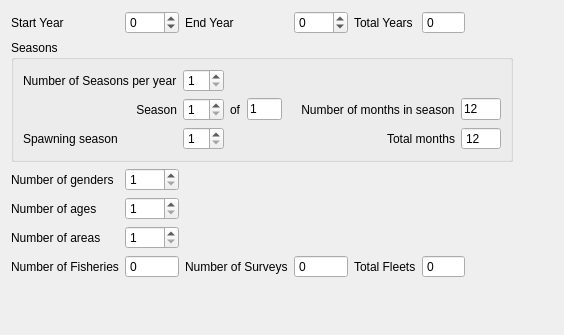
     <widget class="QWidget" name="tab_dimensions">
      <attribute name="title">
       <string>Dimensions</string>
      </attribute>
      <layout class="QVBoxLayout" name="verticalLayout">
       <item>
        <layout class="QGridLayout" name="gridLayout_dimensions">
         <item row="8" column="2">
          <widget class="QLabel" name="label_num_surveys">
           <property name="text">
            <string>Number of Surveys</string>
           </property>
          </widget>
         </item>
         <item row="3" column="5">
          <widget class="QSpinBox" name="spinBox_year_total">
           <property name="readOnly">
            <bool>true</bool>
           </property>
           <property name="buttonSymbols">
            <enum>QAbstractSpinBox::NoButtons</enum>
           </property>
           <property name="maximum">
            <number>200</number>
           </property>
          </widget>
         </item>
         <item row="3" column="4">
          <widget class="QLabel" name="label_year_total">
           <property name="text">
            <string>Total Years</string>
           </property>
          </widget>
         </item>
         <item row="3" column="3">
          <widget class="QSpinBox" name="spinBox_year_end">
           <property name="minimum">
            <number>-2</number>
           </property>
           <property name="maximum">
            <number>3000</number>
           </property>
          </widget>
         </item>
         <item row="3" column="2">
          <widget class="QLabel" name="label_year_end">
           <property name="text">
            <string>End Year</string>
           </property>
          </widget>
         </item>
         <item row="3" column="1">
          <widget class="QSpinBox" name="spinBox_year_start">
           <property name="minimum">
            <number>-2</number>
           </property>
           <property name="maximum">
            <number>3000</number>
           </property>
          </widget>
         </item>
         <item row="8" column="0">
          <widget class="QLabel" name="label_num_fisheries">
           <property name="text">
            <string>Number of Fisheries</string>
           </property>
          </widget>
         </item>
         <item row="8" column="1">
          <widget class="QSpinBox" name="spinBox_num_fisheries">
           <property name="enabled">
            <bool>true</bool>
           </property>
           <property name="readOnly">
            <bool>true</bool>
           </property>
           <property name="buttonSymbols">
            <enum>QAbstractSpinBox::NoButtons</enum>
           </property>
          </widget>
         </item>
         <item row="3" column="0">
          <widget class="QLabel" name="label_year_start">
           <property name="text">
            <string>Start Year</string>
           </property>
          </widget>
         </item>
         <item row="8" column="3">
          <widget class="QSpinBox" name="spinBox_num_surveys">
           <property name="readOnly">
            <bool>true</bool>
           </property>
           <property name="buttonSymbols">
            <enum>QAbstractSpinBox::NoButtons</enum>
           </property>
          </widget>
         </item>
         <item row="8" column="4">
          <widget class="QLabel" name="label_total_fleets">
           <property name="text">
            <string>Total Fleets</string>
           </property>
          </widget>
         </item>
         <item row="8" column="5">
          <widget class="QSpinBox" name="spinBox_total_fleets">
           <property name="readOnly">
            <bool>true</bool>
           </property>
           <property name="buttonSymbols">
            <enum>QAbstractSpinBox::NoButtons</enum>
           </property>
          </widget>
         </item>
         <item row="4" column="0" colspan="7">
          <widget class="QGroupBox" name="groupBox_seasons">
           <property name="title">
            <string>Seasons</string>
           </property>
           <layout class="QGridLayout" name="gridLayout_3">
            <item row="2" column="0">
             <widget class="QLabel" name="label_season">
              <property name="text">
               <string>Season</string>
              </property>
              <property name="alignment">
               <set>Qt::AlignRight|Qt::AlignTrailing|Qt::AlignVCenter</set>
              </property>
             </widget>
            </item>
            <item row="1" column="1">
             <widget class="QSpinBox" name="spinBox_seas_per_yr">
              <property name="minimum">
               <number>1</number>
              </property>
              <property name="maximum">
               <number>12</number>
              </property>
             </widget>
            </item>
            <item row="2" column="1">
             <widget class="QSpinBox" name="spinBox_season">
              <property name="minimum">
               <number>1</number>
              </property>
              <property name="maximum">
               <number>12</number>
              </property>
             </widget>
            </item>
            <item row="3" column="1">
             <widget class="QSpinBox" name="spinBox_spawn_season">
              <property name="minimum">
               <number>1</number>
              </property>
              <property name="maximum">
               <number>12</number>
              </property>
             </widget>
            </item>
            <item row="3" column="0">
             <widget class="QLabel" name="label_spawn_season">
              <property name="text">
               <string>Spawning season</string>
              </property>
             </widget>
            </item>
            <item row="2" column="4">
             <widget class="QLabel" name="label_num_mo_season">
              <property name="text">
               <string>    Number of months in season</string>
              </property>
             </widget>
            </item>
            <item row="1" column="0">
             <widget class="QLabel" name="label_num_seasons">
              <property name="text">
               <string>Number of Seasons per year</string>
              </property>
             </widget>
            </item>
            <item row="2" column="2">
             <widget class="QLabel" name="label_season_of">
              <property name="text">
               <string>of</string>
              </property>
             </widget>
            </item>
            <item row="2" column="5">
             <widget class="QLineEdit" name="lineEdit_num_mo_season">
              <property name="maximumSize">
               <size>
                <width>40</width>
                <height>16777215</height>
               </size>
              </property>
              <property name="text">
               <string>12</string>
              </property>
             </widget>
            </item>
            <item row="3" column="5">
             <widget class="QSpinBox" name="spinBox_total_months">
              <property name="readOnly">
               <bool>true</bool>
              </property>
              <property name="buttonSymbols">
               <enum>QAbstractSpinBox::NoButtons</enum>
              </property>
              <property name="minimum">
               <number>1</number>
              </property>
              <property name="maximum">
               <number>24</number>
              </property>
              <property name="value">
               <number>12</number>
              </property>
             </widget>
            </item>
            <item row="3" column="4">
             <widget class="QLabel" name="label_total_months">
              <property name="text">
               <string>Total months</string>
              </property>
              <property name="alignment">
               <set>Qt::AlignRight|Qt::AlignTrailing|Qt::AlignVCenter</set>
              </property>
             </widget>
            </item>
            <item row="2" column="3">
             <widget class="QLineEdit" name="lineEdit_total_seasons">
              <property name="maximumSize">
               <size>
                <width>35</width>
                <height>16777215</height>
               </size>
              </property>
              <property name="text">
               <string>1</string>
              </property>
              <property name="readOnly">
               <bool>true</bool>
              </property>
             </widget>
            </item>
           </layout>
          </widget>
         </item>
         <item row="4" column="7">
          <spacer name="horizontalSpacer_dimen_seas">
           <property name="orientation">
            <enum>Qt::Horizontal</enum>
           </property>
           <property name="sizeHint" stdset="0">
            <size>
             <width>40</width>
             <height>20</height>
            </size>
           </property>
          </spacer>
         </item>
         <item row="5" column="0">
          <widget class="QLabel" name="label_num_genders">
           <property name="text">
            <string>Number of genders</string>
           </property>
          </widget>
         </item>
         <item row="5" column="1">
          <widget class="QSpinBox" name="spinBox_num_genders">
           <property name="minimum">
            <number>1</number>
           </property>
           <property name="maximum">
            <number>2</number>
           </property>
          </widget>
         </item>
         <item row="6" column="0">
          <widget class="QLabel" name="label_max_age">
           <property name="text">
            <string>Number of ages</string>
           </property>
          </widget>
         </item>
         <item row="6" column="1">
          <widget class="QSpinBox" name="spinBox_max_age">
           <property name="minimum">
            <number>1</number>
           </property>
           <property name="maximum">
            <number>50</number>
           </property>
          </widget>
         </item>
         <item row="6" column="7">
          <spacer name="horizontalSpacer_dimen">
           <property name="orientation">
            <enum>Qt::Horizontal</enum>
           </property>
           <property name="sizeHint" stdset="0">
            <size>
             <width>40</width>
             <height>20</height>
            </size>
           </property>
          </spacer>
         </item>
         <item row="7" column="0">
          <widget class="QLabel" name="label_num_areas">
           <property name="text">
            <string>Number of areas</string>
           </property>
          </widget>
         </item>
         <item row="7" column="1">
          <widget class="QSpinBox" name="spinBox_num_areas">
           <property name="minimum">
            <number>1</number>
           </property>
           <property name="maximum">
            <number>10</number>
           </property>
           <property name="value">
            <number>1</number>
           </property>
          </widget>
         </item>
        </layout>
       </item>
       <item>
        <spacer name="verticalSpacer_dimen">
         <property name="orientation">
          <enum>Qt::Vertical</enum>
         </property>
         <property name="sizeHint" stdset="0">
          <size>
           <width>20</width>
           <height>46</height>
          </size>
         </property>
        </spacer>
       </item>
      </layout>
     </widget>
